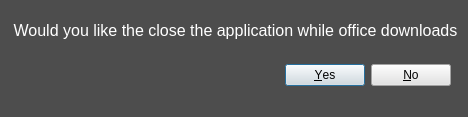
<?xml version="1.0" encoding="UTF-8"?>
<ui version="4.0">
 <class>close_message</class>
 <widget class="QDialog" name="close_message">
  <property name="geometry">
   <rect>
    <x>0</x>
    <y>0</y>
    <width>468</width>
    <height>117</height>
   </rect>
  </property>
  <property name="windowTitle">
   <string>Dialog</string>
  </property>
  <property name="styleSheet">
   <string notr="true">background-color: rgb(77, 77, 77);</string>
  </property>
  <widget class="QDialogButtonBox" name="buttonBox">
   <property name="geometry">
    <rect>
     <x>80</x>
     <y>50</y>
     <width>371</width>
     <height>51</height>
    </rect>
   </property>
   <property name="styleSheet">
    <string notr="true">background-color: rgb(227, 227, 227);</string>
   </property>
   <property name="orientation">
    <enum>Qt::Horizontal</enum>
   </property>
   <property name="standardButtons">
    <set>QDialogButtonBox::No|QDialogButtonBox::Yes</set>
   </property>
  </widget>
  <widget class="QLabel" name="label">
   <property name="geometry">
    <rect>
     <x>0</x>
     <y>10</y>
     <width>471</width>
     <height>41</height>
    </rect>
   </property>
   <property name="font">
    <font>
     <pointsize>12</pointsize>
    </font>
   </property>
   <property name="styleSheet">
    <string notr="true">color: rgb(255, 255, 255);</string>
   </property>
   <property name="text">
    <string>Would you like the close the application while office downloads</string>
   </property>
   <property name="alignment">
    <set>Qt::AlignCenter</set>
   </property>
  </widget>
 </widget>
 <resources/>
 <connections>
  <connection>
   <sender>buttonBox</sender>
   <signal>accepted()</signal>
   <receiver>close_message</receiver>
   <slot>accept()</slot>
   <hints>
    <hint type="sourcelabel">
     <x>248</x>
     <y>254</y>
    </hint>
    <hint type="destinationlabel">
     <x>157</x>
     <y>274</y>
    </hint>
   </hints>
  </connection>
  <connection>
   <sender>buttonBox</sender>
   <signal>rejected()</signal>
   <receiver>close_message</receiver>
   <slot>reject()</slot>
   <hints>
    <hint type="sourcelabel">
     <x>316</x>
     <y>260</y>
    </hint>
    <hint type="destinationlabel">
     <x>286</x>
     <y>274</y>
    </hint>
   </hints>
  </connection>
 </connections>
</ui>
